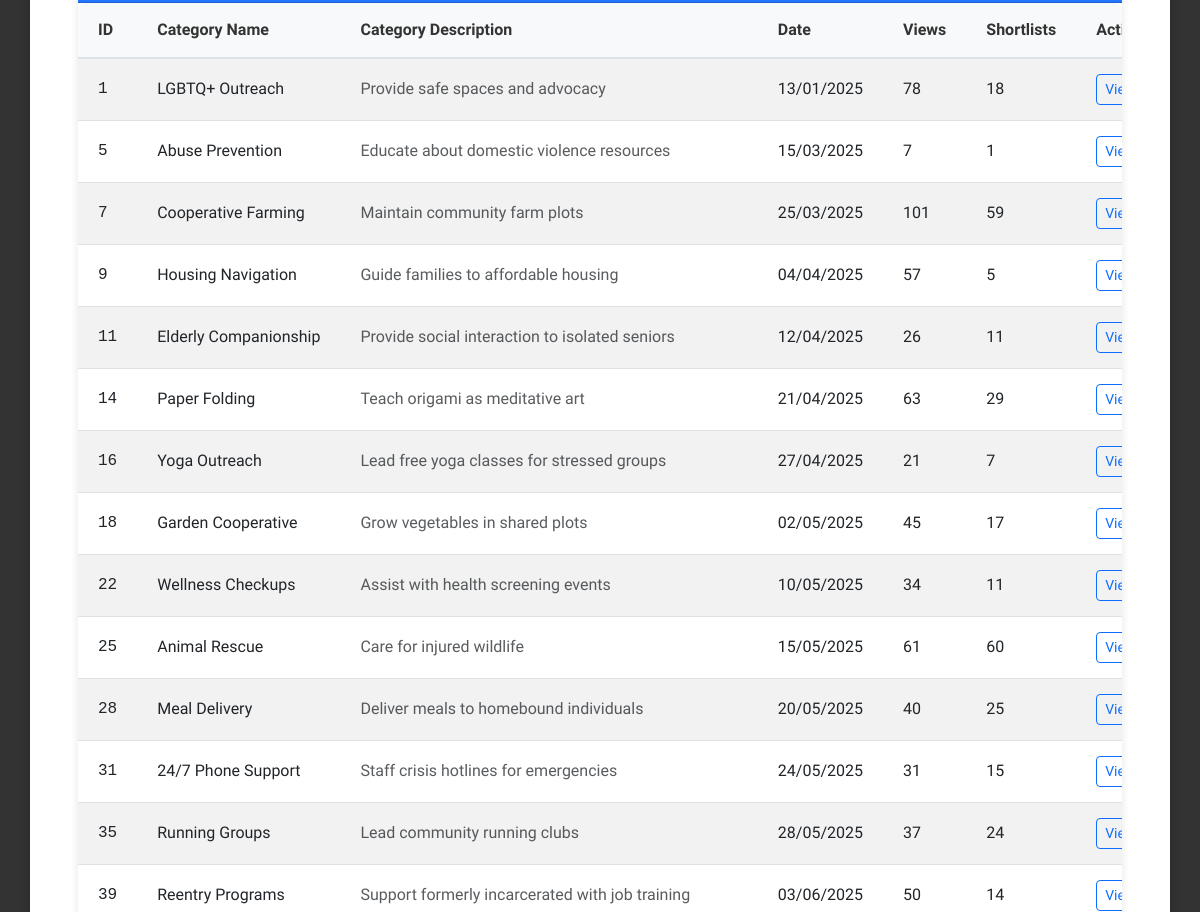
The app's page /ViewOpportunitiesPage (signed in, middle part), older data.
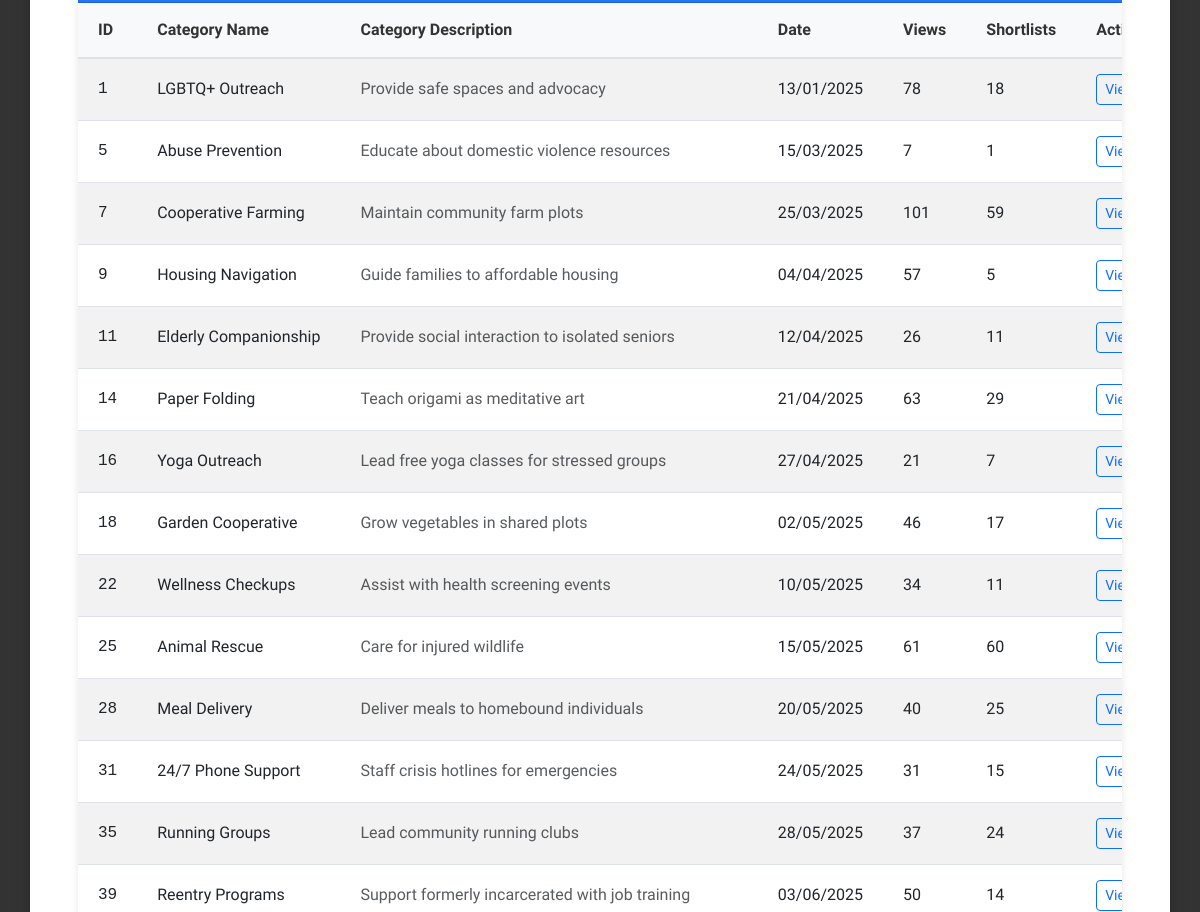
The same page, newer data.
### tables this page shows
CREATE TABLE request (
    request_id INTEGER PRIMARY KEY AUTOINCREMENT,
    pin_user_id INT,
    csrrep_user_id INT DEFAULT NULL,
    category_id INT,
    request_status BOOLEAN, --0 means uncompleted, 1 means completed
    request_date DATETIME,
    request_view_count INT,
    request_shortlist_count INT,
    FOREIGN KEY (pin_user_id) REFERENCES user(user_id),
    FOREIGN KEY (csrrep_user_id) REFERENCES user(user_id),
    FOREIGN KEY (category_id) REFERENCES category(category_id)
);

CREATE TABLE category (
    category_id INTEGER PRIMARY KEY AUTOINCREMENT,
    category_name VARCHAR(30),
    category_desc TEXT
);

### app.py (the view)
@app.route("/ViewOpportunitiesPage", methods=["GET" , "POST"])
def viewOpportunitiesPage():
    if 'email' not in session:
        return redirect(url_for('login'))
    if session['role_id'] != 4:  # Assuming CSR Rep
        return redirect(url_for('login'))
    view_controller = ViewRequestController(session['user_id'],session['role_id'])
    requests = view_controller.viewRequests(session['user_id'],session['role_id'])
    search_controller = SearchOpportunitiesController()
    keyword = (request.args.get('opportunity_keyword') or "").strip()
    if keyword:
        requests = search_controller.searchOpportunities(keyword)
    return render_template("csr/ViewOpportunitiesPage.html",keyword=keyword, requests=requests)

### controllers/pin/ViewRequestController.py (called while the page is built)
    def viewRequests(self, user_id, role_id):
        request = Request()
        return request.viewRequests(user_id, role_id)

### database/database_management.py (called while the page is built)
def dbConnection():
    return sqlite3.connect("database/volunteer_system.db")

### entities/Request.py (called while the page is built, shortened)
    def viewRequests(self, user_id, role_id):
        conn = database_management.dbConnection()
        conn.row_factory = sqlite3.Row
        cursor = conn.cursor()
        if role_id == (4):
            cursor.execute("""
                SELECT r.*, c.category_name, c.category_desc
                FROM request r
                LEFT JOIN category c ON r.category_id = c.category_id
                WHERE r.request_status = 0
            """)
        rows = cursor.fetchall()
        conn.close()
        return [Request(**dict(row)) for row in rows] if rows else []

### templates/csr/ViewOpportunitiesPage.html (shortened to what this page needs)
{% extends "layout.html" %}
{% block content %}
<div class="dashboard-wrapper">
    {% if not requests %}
      <h2 style="text-align:center;">No requests found!</h2>
    {% else %}
    <div class="card">
      <div class="card-body p-0">
        <div class="table-responsive">
          <table class="table table-striped table-hover m-0 align-middle">
  <thead class="table-light">
    <tr>
      <th style="width: 80px;">ID</th>
      <th style="width: 200px;">Category Name</th>
      <th>Category Description</th>
      <th style="width: 160px;">Date</th>
      <th class="compact-column" style="width: 80px;">Views</th>
      <th class="compact-column" style="width: 90px;">Shortlists</th>
      <th style="width: 140px;">Actions</th>
    </tr>
  </thead>
  <tbody>
  {% for r in requests %}
  <tr>
    <td class="text-monospace">{{ r.request_id }}</td>
    <td>
      {% if r.category_name %}
        {{ r.category_name }}
      {% elif category_map %}
        {{ category_map.get(r.category_id, {}).category_name if category_map.get(r.category_id) else 'Category ' ~ r.category_id }}
      {% else %}
        Category {{ r.category_id }}
      {% endif %}
    </td>
    <td>
      {% if r.category_desc %}
        <span class="text-muted">{{ r.category_desc }}</span>
      {% elif category_map and category_map.get(r.category_id) %}
        <span class="text-muted">{{ category_map.get(r.category_id).category_desc }}</span>
      {% else %}
        <span class="text-muted">-</span>
      {% endif %}
    </td>
    <td>{{ r.request_date }}</td>
    <td class="compact-column">{{ r.request_view_count }}</td>
    <td class="compact-column">{{ r.request_shortlist_count }}</td>
    <td class="compact-column">
      <a href="{{ url_for('viewOpportunitiesDetailsPage', request_id=r.request_id) }}"
         class="btn btn-sm btn-outline-primary">
        View details
      </a>
    </td>
  </tr>
  {% endfor %}
</tbody>
</table>
        </div>
      </div>
  </div>
  {% endif %}
</div>
{% endblock %}

Row changes from the older to the newer data that the page shows:
changed request "Garden Cooperative": request_view_count "45" → "46"
